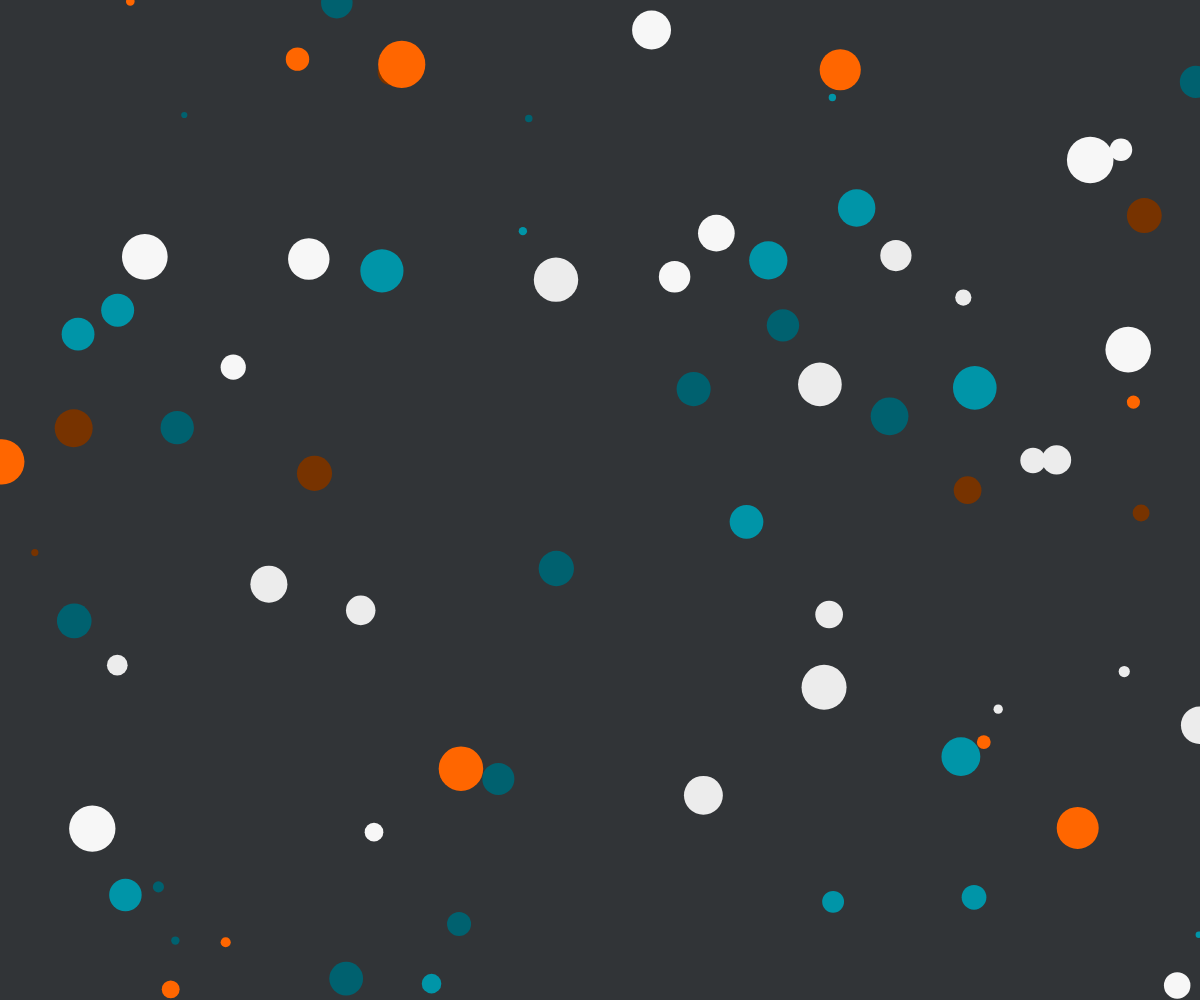
Frame 1 (no input)
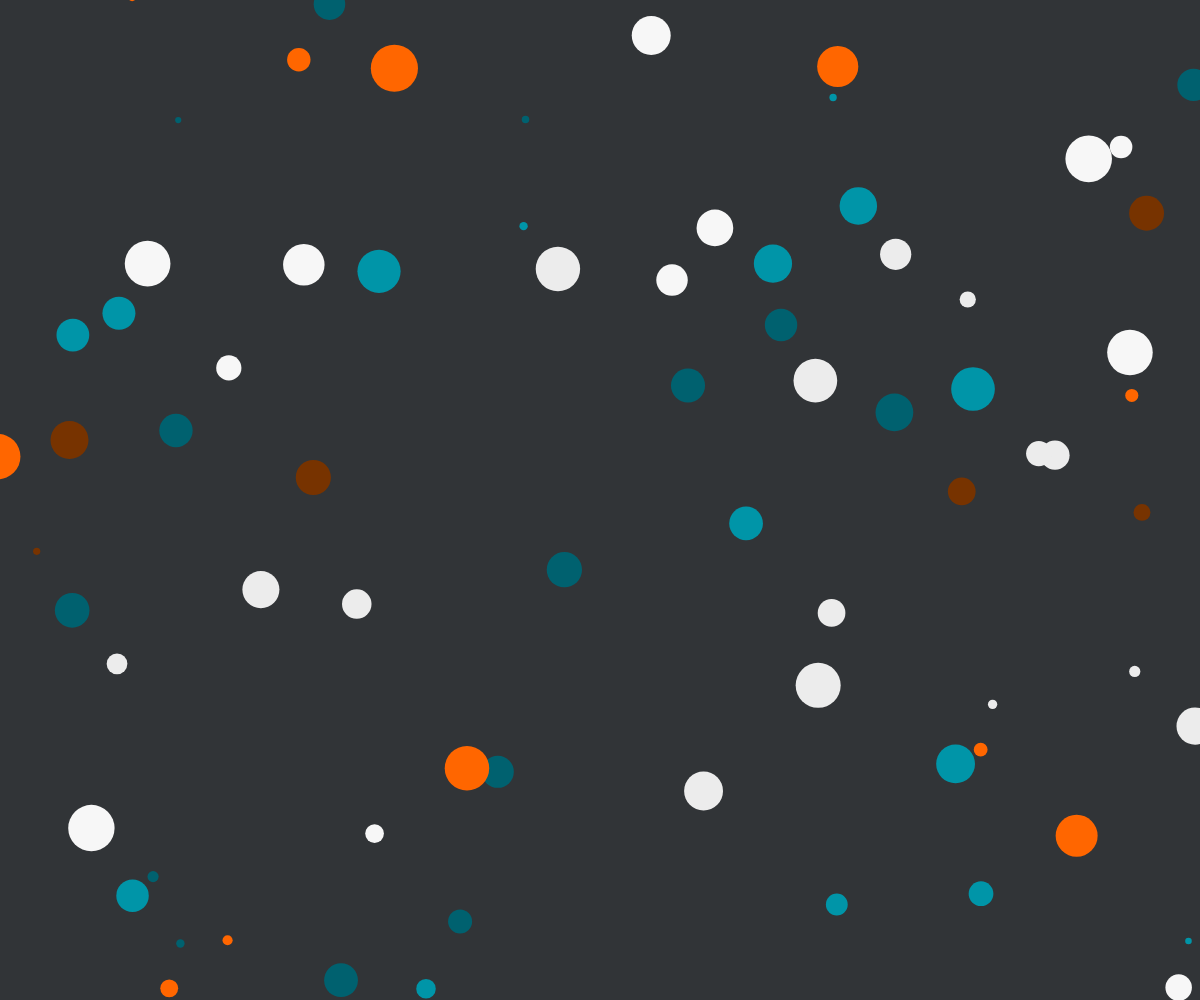
Frame 60 (no input)
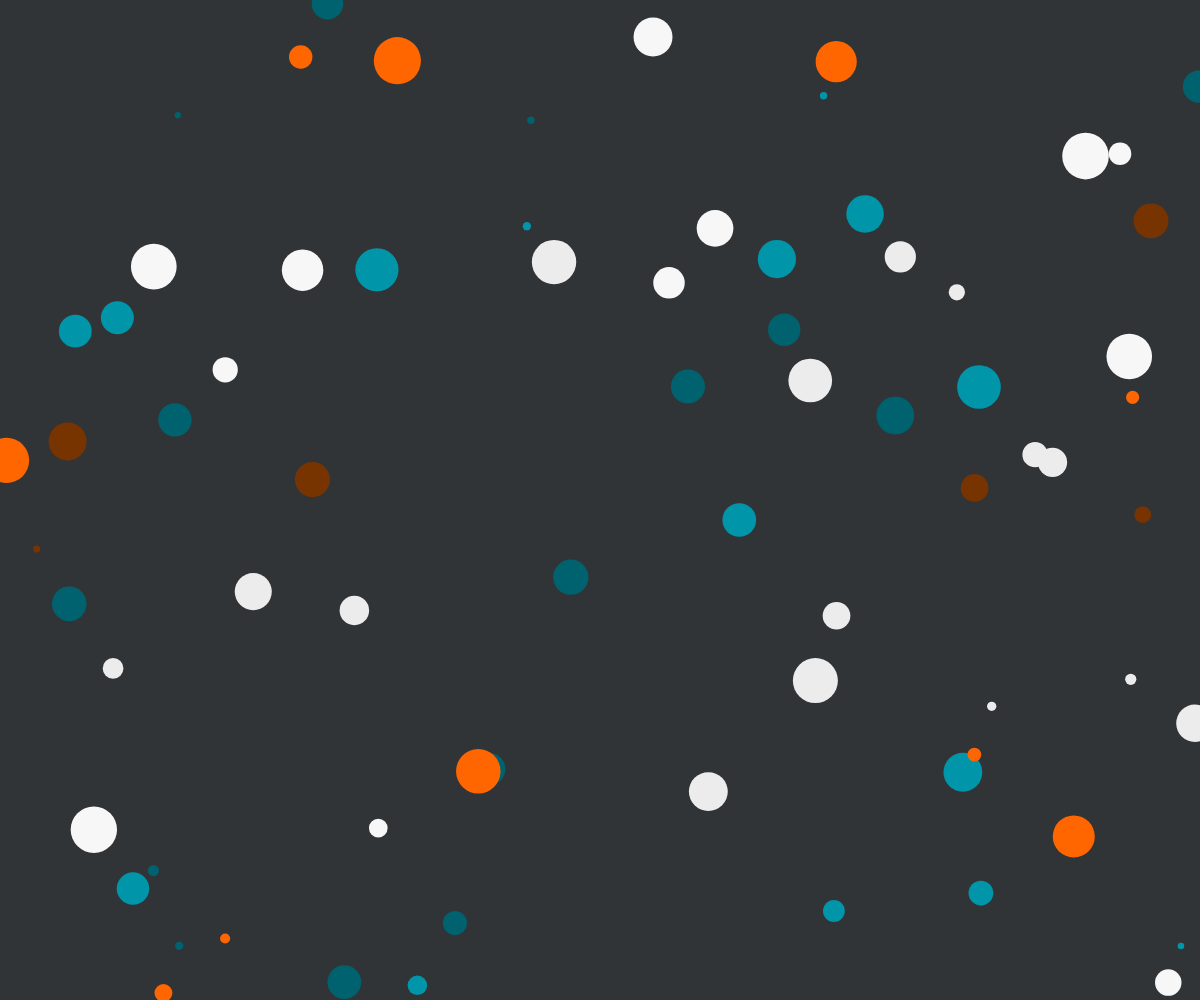
Frame 120 (the mouse pressed at the canvas centre since frame 60)

The p5.js sketch that drew these frames (run headless with seeded random() and noise() and a simulated clock; from frame 60 on, the mouse is pressed at the canvas centre):

// p5.js sketch
// ── sketch.js
// 6.7 click on objects

// --- INITS ---

let bubbles = []

// -- SETUP ---

function setup() {
  createCanvas(windowWidth, windowHeight)

  for (let i = 0; i < 75; i++) {
    let x = random(width)
    let y = random(height)
    let dm = random(6, 48)
    bubbles.push(new Bubble(x, y, dm))
  }
}

// --- DRAW ---

function draw() {
  background('#313437')
  
  for (let i = 0; i < bubbles.length; i++) {
    bubbles[i].move()
    bubbles[i].display()
    bubbles[i].showline()
  }
}

function mousePressed() {
  for (let i = 0; i < bubbles.length; i++) {
    bubbles[i].clicked();
  }
}
// --- END ---

// ── bubble.js
let jdColors = ['#F7F7F7', '#ECECEC',
  '#0095a8', '#00616f',
  '#773300', '#FF6600'
]

// let sl = true

function Bubble(x, y, dm) {

  this.x = x
  this.y = y
  this.w = dm
  this.h = dm
  this.col = color(random(jdColors))
  this.sl = false

  this.showline = function() {
    // console.log("cool !")
    // stroke
    if (this.sl) {
      stroke('#313437')
      strokeWeight(2)
      let mul = 0.10
      let an = 3
      line(this.x - (this.w * mul), this.y - an, this.x + (this.w * mul), this.y + an)
      line(this.x + an, this.y - (this.h * mul), this.x - an, this.y + (this.h * mul))
    }
  }

  this.display = function() {
    // circle
    noStroke()
    fill(this.col)
    ellipse(this.x, this.y, this.w, this.h)
  }

  this.clicked = function() {
    let d = dist(mouseX, mouseY, this.x, this.y)
    if (d < dm / 2) {
      this.col = color(random(jdColors))
      this.sl = true
    }
  }

  this.move = function() {
    this.x = this.x + random(-1, 1)
    this.y = this.y + random(-1, 1)
  }
}
